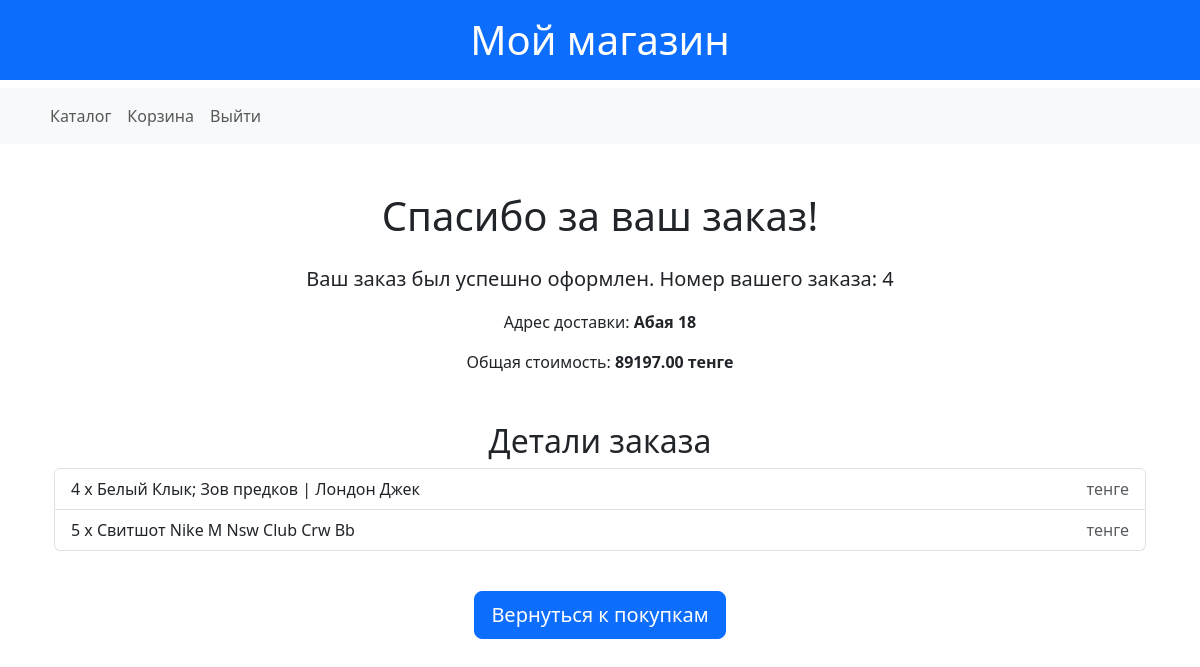
Before: /order/confirmation/4/ (signed in) with the older database file.
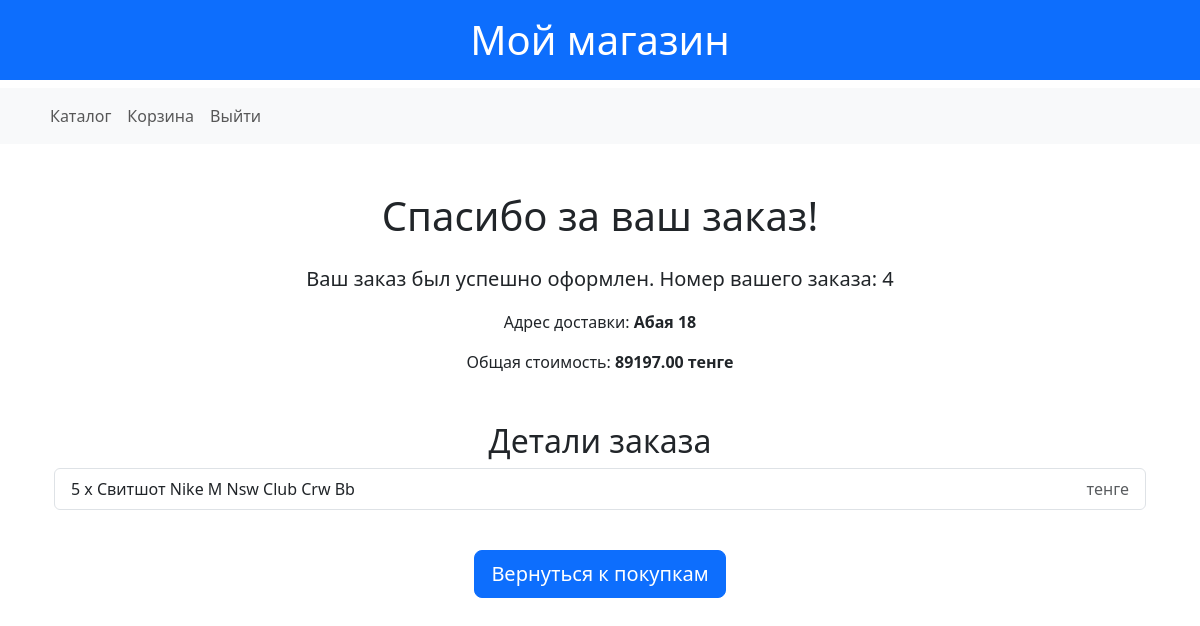
After: the same page with the newer database file.
### shop/models.py (models this page shows, shortened)
class OrderItem(models.Model):
    order = models.ForeignKey(Order, related_name='items', on_delete=models.CASCADE)
    product = models.ForeignKey(Product, on_delete=models.CASCADE)
    quantity = models.PositiveIntegerField(default=1)
    objects = OrderItemManager()
    class Meta:
        verbose_name = "Запись заказов"
        verbose_name_plural = "Записи заказов"

class Product(models.Model):
    name = models.CharField(max_length=200)
    slug = models.SlugField(max_length=200, null=True, blank=True)
    description = models.TextField()
    price = models.DecimalField(max_digits=10, decimal_places=2)
    discount_price = models.DecimalField(max_digits=10, decimal_places=2, blank=True, null=True, default=0)
    category = models.ForeignKey(Category, related_name="products", on_delete=models.CASCADE)
    image = models.ImageField(upload_to='media/products/')
    created_at = models.DateTimeField(auto_now_add=True)
    quantity = models.PositiveIntegerField(default=0, blank=True)
    class Meta:
        verbose_name = "Товар"
        verbose_name_plural = "Товары"

### shop/views.py (the view)
# urls.py: path('order/confirmation/<int:order_id>/', OrderConfirmationView.as_view(), name='order_cofirmation'),
class OrderConfirmationView(LoginRequiredMixin, DetailView):
    model = Order
    template_name = 'order/order_cofirmation.html'
    context_object_name = 'order'
    def get_object(self):
        return get_object_or_404(Order, id=self.kwargs['order_id'], user=self.request.user)

### shop/templates/order/order_cofirmation.html (shortened to what this page needs)
{% extends "shop/base.html" %}
{% block content %}
<div class="container mt-5 text-center">
    <h1 class="mb-4">Спасибо за ваш заказ!</h1>
    <p class="lead">Ваш заказ был успешно оформлен. Номер вашего заказа: <strong>{{ order.id }}</strong></p>
    <p>Адрес доставки: <strong>{{ order.address }}</strong></p>
    <p>Общая стоимость: <strong>{{ order.total_price }} тенге</strong></p>
    <h2 class="mt-5">Детали заказа</h2>
    <ul class="list-group mb-4">
        {% for item in order.items.all %}
            <li class="list-group-item d-flex justify-content-between align-items-center">
                {{ item.quantity }} x {{ item.product.name }}
                <span class="text-muted">{{ item.price }} тенге</span>
            </li>
        {% endfor %}
    </ul>
    <a href="{% url 'product_list' %}" class="btn btn-primary btn-lg mt-3">
        Вернуться к покупкам
    </a>
</div>
{% endblock %}

Changed rows visible on the page:
removed OrderItem: quantity "4", product.name "Белый Клык; Зов предков | Лондон Джек"
